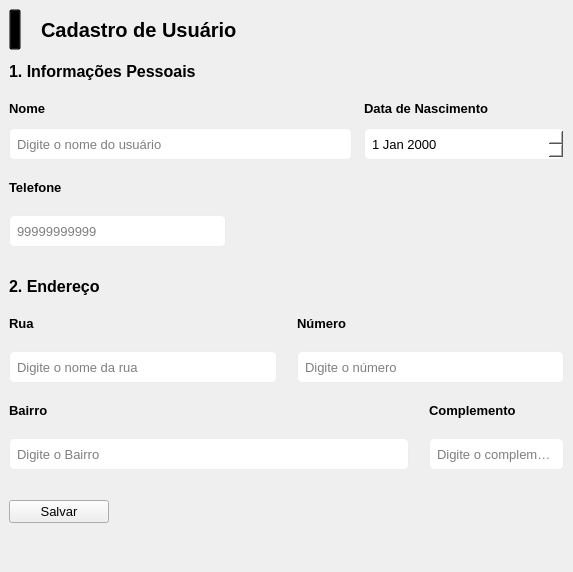
             <widget class="QWidget" name="page_4">
              <layout class="QGridLayout" name="gridLayout_10">
               <property name="leftMargin">
                <number>9</number>
               </property>
               <property name="topMargin">
                <number>9</number>
               </property>
               <property name="rightMargin">
                <number>9</number>
               </property>
               <property name="bottomMargin">
                <number>9</number>
               </property>
               <property name="horizontalSpacing">
                <number>0</number>
               </property>
               <property name="verticalSpacing">
                <number>12</number>
               </property>
               <item row="0" column="0">
                <layout class="QHBoxLayout" name="horizontalLayout_5">
                 <property name="spacing">
                  <number>20</number>
                 </property>
                 <item>
                  <widget class="QPushButton" name="create_user_btn_2">
                   <property name="maximumSize">
                    <size>
                     <width>12</width>
                     <height>16777215</height>
                    </size>
                   </property>
                   <property name="font">
                    <font>
                     <pointsize>12</pointsize>
                    </font>
                   </property>
                   <property name="styleSheet">
                    <string notr="true">background-color: transparent;
padding-top: 10px;
padding-bottom: 10px;
padding-left: 12px;
padding-right: 12px;</string>
                   </property>
                   <property name="text">
                    <string/>
                   </property>
                   <property name="icon">
                    <iconset resource="resource.qrc">
                     <normaloff>:/icons/icons/back.svg</normaloff>:/icons/icons/back.svg</iconset>
                   </property>
                   <property name="iconSize">
                    <size>
                     <width>20</width>
                     <height>20</height>
                    </size>
                   </property>
                  </widget>
                 </item>
                 <item>
                  <widget class="QLabel" name="label_7">
                   <property name="minimumSize">
                    <size>
                     <width>0</width>
                     <height>23</height>
                    </size>
                   </property>
                   <property name="maximumSize">
                    <size>
                     <width>16777215</width>
                     <height>23</height>
                    </size>
                   </property>
                   <property name="font">
                    <font>
                     <pointsize>15</pointsize>
                     <bold>true</bold>
                    </font>
                   </property>
                   <property name="text">
                    <string>Cadastro de Usuário</string>
                   </property>
                  </widget>
                 </item>
                </layout>
               </item>
               <item row="1" column="0" colspan="2">
                <widget class="QWidget" name="widget" native="true">
                 <layout class="QGridLayout" name="gridLayout_9">
                  <property name="leftMargin">
                   <number>0</number>
                  </property>
                  <property name="topMargin">
                   <number>0</number>
                  </property>
                  <property name="rightMargin">
                   <number>0</number>
                  </property>
                  <property name="bottomMargin">
                   <number>0</number>
                  </property>
                  <property name="horizontalSpacing">
                   <number>0</number>
                  </property>
                  <property name="verticalSpacing">
                   <number>30</number>
                  </property>
                  <item row="2" column="0">
                   <widget class="QPushButton" name="submit_user_btn">
                    <property name="minimumSize">
                     <size>
                      <width>100</width>
                      <height>0</height>
                     </size>
                    </property>
                    <property name="maximumSize">
                     <size>
                      <width>100</width>
                      <height>16777215</height>
                     </size>
                    </property>
                    <property name="font">
                     <font>
                      <pointsize>10</pointsize>
                     </font>
                    </property>
                    <property name="styleSheet">
                     <string notr="true"/>
                    </property>
                    <property name="text">
                     <string>Salvar</string>
                    </property>
                   </widget>
                  </item>
                  <item row="0" column="0">
                   <layout class="QVBoxLayout" name="personal_data">
                    <property name="spacing">
                     <number>20</number>
                    </property>
                    <item>
                     <widget class="QLabel" name="label_12">
                      <property name="minimumSize">
                       <size>
                        <width>0</width>
                        <height>0</height>
                       </size>
                      </property>
                      <property name="font">
                       <font>
                        <pointsize>12</pointsize>
                        <bold>true</bold>
                       </font>
                      </property>
                      <property name="text">
                       <string>1. Informações Pessoais</string>
                      </property>
                      <property name="alignment">
                       <set>Qt::AlignmentFlag::AlignLeading|Qt::AlignmentFlag::AlignLeft|Qt::AlignmentFlag::AlignVCenter</set>
                      </property>
                     </widget>
                    </item>
                    <item>
                     <layout class="QHBoxLayout" name="user_form_row_1">
                      <property name="spacing">
                       <number>12</number>
                      </property>
                      <item>
                       <layout class="QVBoxLayout" name="name_group_field">
                        <item>
                         <widget class="QLabel" name="label_9">
                          <property name="font">
                           <font>
                            <pointsize>10</pointsize>
                            <bold>true</bold>
                           </font>
                          </property>
                          <property name="text">
                           <string>Nome</string>
                          </property>
                         </widget>
                        </item>
                        <item>
                         <widget class="QLineEdit" name="user_name_field">
                          <property name="font">
                           <font>
                            <pointsize>10</pointsize>
                           </font>
                          </property>
                          <property name="styleSheet">
                           <string notr="true">padding: 5px;
background-color: white;
border: 1px solid #EEEDEB;
border-radius: 5px;
height: 20px;</string>
                          </property>
                          <property name="placeholderText">
                           <string>Digite o nome do usuário</string>
                          </property>
                         </widget>
                        </item>
                       </layout>
                      </item>
                      <item>
                       <layout class="QVBoxLayout" name="birth_group_field">
                        <item>
                         <widget class="QLabel" name="label_10">
                          <property name="font">
                           <font>
                            <pointsize>10</pointsize>
                            <bold>true</bold>
                           </font>
                          </property>
                          <property name="text">
                           <string>Data de Nascimento</string>
                          </property>
                         </widget>
                        </item>
                        <item>
                         <widget class="QDateEdit" name="user_birth_field">
                          <property name="minimumSize">
                           <size>
                            <width>200</width>
                            <height>0</height>
                           </size>
                          </property>
                          <property name="font">
                           <font>
                            <pointsize>10</pointsize>
                           </font>
                          </property>
                          <property name="styleSheet">
                           <string notr="true">padding: 5px;
background-color: white;
border: 1px solid #EEEDEB;
border-radius: 5px;
height: 20px;</string>
                          </property>
                         </widget>
                        </item>
                       </layout>
                      </item>
                     </layout>
                    </item>
                    <item>
                     <layout class="QHBoxLayout" name="user_form_row_2">
                      <item>
                       <layout class="QVBoxLayout" name="phone_group_field">
                        <item>
                         <widget class="QLabel" name="label_11">
                          <property name="font">
                           <font>
                            <pointsize>10</pointsize>
                            <bold>true</bold>
                           </font>
                          </property>
                          <property name="text">
                           <string>Telefone</string>
                          </property>
                         </widget>
                        </item>
                        <item>
                         <widget class="QLineEdit" name="user_phone_field">
                          <property name="font">
                           <font>
                            <pointsize>10</pointsize>
                           </font>
                          </property>
                          <property name="styleSheet">
                           <string notr="true">padding: 5px;
background-color: white;
border: 1px solid #EEEDEB;
border-radius: 5px;
height: 20px;</string>
                          </property>
                          <property name="text">
                           <string/>
                          </property>
                          <property name="placeholderText">
                           <string>99999999999</string>
                          </property>
                         </widget>
                        </item>
                       </layout>
                      </item>
                      <item>
                       <spacer name="horizontalSpacer_6">
                        <property name="orientation">
                         <enum>Qt::Orientation::Horizontal</enum>
                        </property>
                        <property name="sizeHint" stdset="0">
                         <size>
                          <width>338</width>
                          <height>20</height>
                         </size>
                        </property>
                       </spacer>
                      </item>
                     </layout>
                    </item>
                   </layout>
                  </item>
                  <item row="1" column="0">
                   <layout class="QVBoxLayout" name="locate">
                    <property name="spacing">
                     <number>20</number>
                    </property>
                    <item>
                     <widget class="QLabel" name="label_13">
                      <property name="minimumSize">
                       <size>
                        <width>0</width>
                        <height>0</height>
                       </size>
                      </property>
                      <property name="font">
                       <font>
                        <pointsize>12</pointsize>
                        <bold>true</bold>
                       </font>
                      </property>
                      <property name="text">
                       <string>2. Endereço</string>
                      </property>
                      <property name="alignment">
                       <set>Qt::AlignmentFlag::AlignLeading|Qt::AlignmentFlag::AlignLeft|Qt::AlignmentFlag::AlignVCenter</set>
                      </property>
                     </widget>
                    </item>
                    <item>
                     <layout class="QHBoxLayout" name="user_form_row_3">
                      <item>
                       <layout class="QVBoxLayout" name="street_group_field">
                        <item>
                         <widget class="QLabel" name="label_14">
                          <property name="font">
                           <font>
                            <pointsize>10</pointsize>
                            <bold>true</bold>
                           </font>
                          </property>
                          <property name="text">
                           <string>Rua</string>
                          </property>
                         </widget>
                        </item>
                        <item>
                         <widget class="QLineEdit" name="user_street_field">
                          <property name="font">
                           <font>
                            <pointsize>10</pointsize>
                           </font>
                          </property>
                          <property name="styleSheet">
                           <string notr="true">padding: 5px;
background-color: white;
border: 1px solid #EEEDEB;
border-radius: 5px;
height: 20px;</string>
                          </property>
                          <property name="placeholderText">
                           <string>Digite o nome da rua</string>
                          </property>
                         </widget>
                        </item>
                       </layout>
                      </item>
                      <item>
                       <layout class="QVBoxLayout" name="number_group_field">
                        <item>
                         <widget class="QLabel" name="label_17">
                          <property name="font">
                           <font>
                            <pointsize>10</pointsize>
                            <bold>true</bold>
                           </font>
                          </property>
                          <property name="text">
                           <string>Número</string>
                          </property>
                         </widget>
                        </item>
                        <item>
                         <widget class="QLineEdit" name="user_number_field">
                          <property name="minimumSize">
                           <size>
                            <width>200</width>
                            <height>0</height>
                           </size>
                          </property>
                          <property name="font">
                           <font>
                            <pointsize>10</pointsize>
                           </font>
                          </property>
                          <property name="styleSheet">
                           <string notr="true">padding: 5px;
background-color: white;
border: 1px solid #EEEDEB;
border-radius: 5px;
height: 20px;</string>
                          </property>
                          <property name="placeholderText">
                           <string>Digite o número</string>
                          </property>
                         </widget>
                        </item>
                       </layout>
                      </item>
                     </layout>
                    </item>
                    <item>
                     <layout class="QHBoxLayout" name="user_form_row_4">
                      <item>
                       <layout class="QVBoxLayout" name="neighborhood_group_field">
                        <item>
                         <widget class="QLabel" name="label_15">
                          <property name="font">
                           <font>
                            <pointsize>10</pointsize>
                            <bold>true</bold>
                           </font>
                          </property>
                          <property name="text">
                           <string>Bairro</string>
                          </property>
                         </widget>
                        </item>
                        <item>
                         <widget class="QLineEdit" name="user_neighborhood_field">
                          <property name="minimumSize">
                           <size>
                            <width>400</width>
                            <height>0</height>
                           </size>
                          </property>
                          <property name="font">
                           <font>
                            <pointsize>10</pointsize>
                           </font>
                          </property>
                          <property name="styleSheet">
                           <string notr="true">padding: 5px;
background-color: white;
border: 1px solid #EEEDEB;
border-radius: 5px;
height: 20px;</string>
                          </property>
                          <property name="placeholderText">
                           <string>Digite o Bairro</string>
                          </property>
                         </widget>
                        </item>
                       </layout>
                      </item>
                      <item>
                       <layout class="QVBoxLayout" name="complement_group_field">
                        <item>
                         <widget class="QLabel" name="label_16">
                          <property name="font">
                           <font>
                            <pointsize>10</pointsize>
                            <bold>true</bold>
                           </font>
                          </property>
                          <property name="text">
                           <string>Complemento</string>
                          </property>
                         </widget>
                        </item>
                        <item>
                         <widget class="QLineEdit" name="user_complement_field">
                          <property name="font">
                           <font>
                            <pointsize>10</pointsize>
                           </font>
                          </property>
                          <property name="styleSheet">
                           <string notr="true">padding: 5px;
background-color: white;
border: 1px solid #EEEDEB;
border-radius: 5px;
height: 20px;</string>
                          </property>
                          <property name="placeholderText">
                           <string>Digite o complemento</string>
                          </property>
                         </widget>
                        </item>
                       </layout>
                      </item>
                     </layout>
                    </item>
                   </layout>
                  </item>
                 </layout>
                </widget>
               </item>
               <item row="2" column="1">
                <spacer name="verticalSpacer_3">
                 <property name="orientation">
                  <enum>Qt::Orientation::Vertical</enum>
                 </property>
                 <property name="sizeHint" stdset="0">
                  <size>
                   <width>20</width>
                   <height>40</height>
                  </size>
                 </property>
                </spacer>
               </item>
              </layout>
             </widget>
